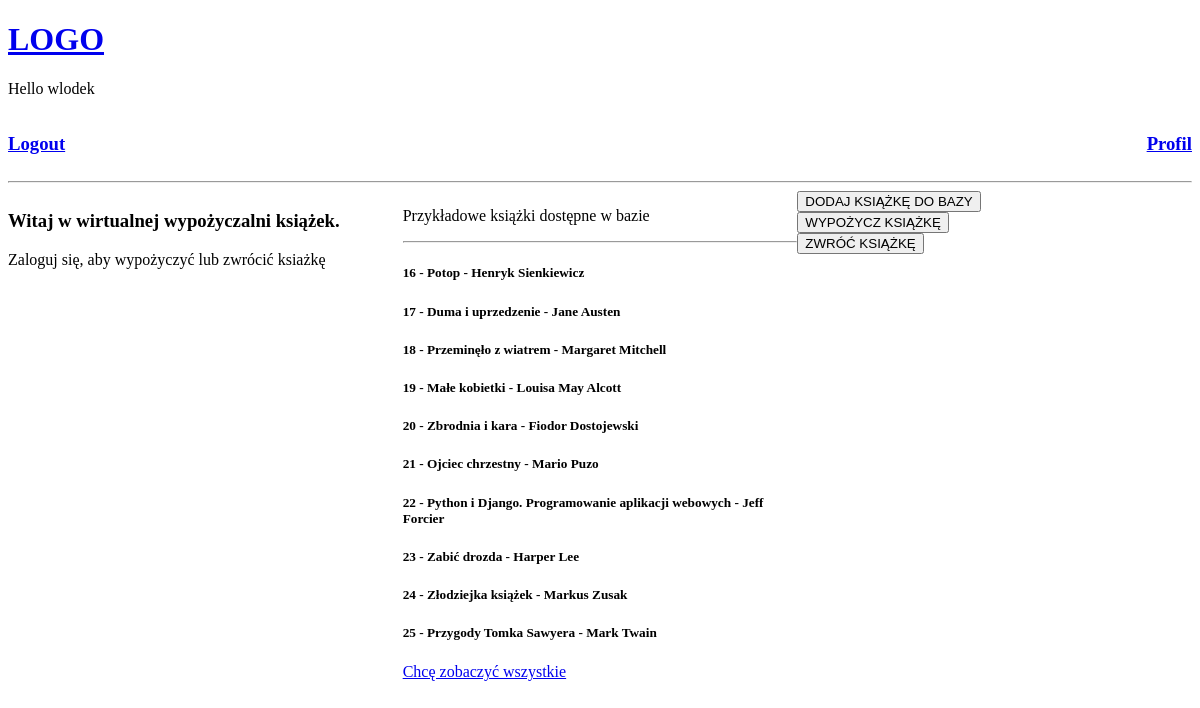
The app's page / (signed in) with its own data.
### base/models.py (models this page shows, shortened)
class Book(models.Model):
    id = models.AutoField(primary_key=True)
    title = models.CharField(max_length=255)
    author = models.CharField(max_length=255)
    availability = models.BooleanField(default=True)

### base/views.py (the view)
# urls.py: path('', views.home, name='home'),
def home(request):
    available_books = Book.objects.filter(availability=True)
    return render(request, 'base/home.html', {'books': available_books})

### base/templates/base/home.html (shortened to what this page needs)
{% extends 'main.html' %}
{% block content %}
<div class="home-container">
    <div>
        <h3>Witaj w wirtualnej wypożyczalni książek.</h3>
        <p>Zaloguj się, aby wypożyczyć lub zwrócić ksiażkę</p>
    </div>
    <div>
        <p>Przykładowe książki dostępne w bazie</p>
        <hr>
        {% for book in books|slice:":10" %}
        <div>
            <h5>{{book.id}} - {{book.title}} - {{book.author}}</h5>
        </div>
        {% endfor %}
        <a href="http://127.0.0.1:8000/book-list">Chcę zobaczyć wszystkie</a>
    </div>
    <div>
        {% if request.user.is_superuser %}
        <a href="{% url 'add-book' %}"><button>DODAJ KSIĄŻKĘ DO BAZY</button><br></a>
        {% endif %}
        <a href="{% url 'borrow' %}"><button>WYPOŻYCZ KSIĄŻKĘ</button><br></a>
        <a href="{% url 'return-book' %}"><button>ZWRÓĆ KSIĄŻKĘ</button><br></a>
    </div>
</div>
{% endblock %}

### templates/navbar.html (shortened to what this page needs)
<a href="/">
    <h1>LOGO</h1>
</a>
<p>Hello {{ request.user }}</p>
<div class="navbar-container">
    <div>
        {% if request.user.is_authenticated %}
        <h3><a href="{% url 'logout' %}">Logout</a></h3>
        {% else %}
        <h3><a href="{% url 'login' %}">Login</a></h3>
        {% endif %}
    </div>
    <div>
        {% if request.user.is_authenticated %}
        <h3><a href="{% url 'profile' %}">Profil</a></h3>
        {% endif %}
    </div>
</div>
<hr>

### templates/navbar.html (style rules this page uses)
.navbar-container { display: grid; grid-template-columns: 1fr 1fr; }
.navbar-container > div:nth-child(1) { text-align: left; }
.navbar-container > div:nth-child(2) { text-align: right; }

### base/templates/base/home.html (style rules this page uses)
.home-container { display: grid; grid-template-columns: 1fr 1fr 1fr; }

### records on screen
Book: id "16", title "Potop", author "Henryk Sienkiewicz"
Book: id "17", title "Duma i uprzedzenie", author "Jane Austen"
Book: id "18", title "Przeminęło z wiatrem", author "Margaret Mitchell"
Book: id "19", title "Małe kobietki", author "Louisa May Alcott"
Book: id "20", title "Zbrodnia i kara", author "Fiodor Dostojewski"
Book: id "21", title "Ojciec chrzestny", author "Mario Puzo"
Book: id "22", title "Python i Django. Programowanie aplikacji webowych", author "Jeff Forcier"
Book: id "23", title "Zabić drozda", author "Harper Lee"
Book: id "24", title "Złodziejka książek", author "Markus Zusak"
Book: id "25", title "Przygody Tomka Sawyera", author "Mark Twain"

### other values on screen
{{ request.user }} "wlodek"
